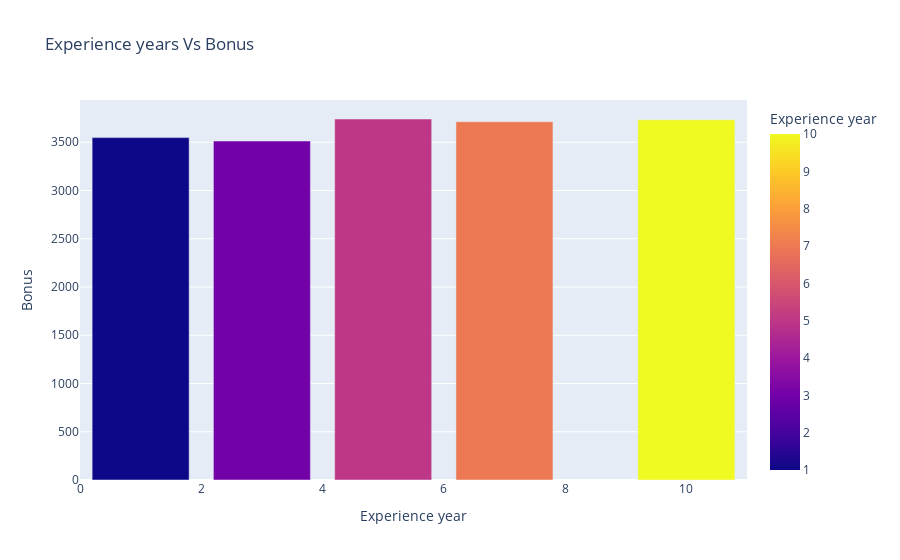

Notebook cell for this chart:
### Code cell
fig = px.bar(
    experience,
    x='experience_years',
    y='bonus',
    title='Experience years Vs Bonus',
    labels={'experience_years':'Experience year','bonus':'Bonus'},
    color='experience_years'
)
fig.show()

### Figure 1 — Plotly figure (JSON) as saved in the notebook; plotly's stock layout.template omitted (floating-point values rounded to 4 significant figures)
{"data": [{"hovertemplate": "Experience year=%{marker.color}<br>Bonus=%{y}<extra></extra>", "legendgroup": "", "marker": {"color": [1.0, 3.0, 5.0, 7.0, 10.0], "coloraxis": "coloraxis", "pattern": {"shape": ""}}, "name": "", "orientation": "v", "showlegend": false, "textposition": "auto", "type": "bar", "x": [1.0, 3.0, 5.0, 7.0, 10.0], "xaxis": "x", "y": [3548.0, 3513.0, 3741.0, 3713.0, 3733.0], "yaxis": "y"}], "layout": {"barmode": "relative", "coloraxis": {"colorbar": {"title": {"text": "Experience year"}}, "colorscale": [[0, "#0d0887"], [0.1111, "#46039f"], [0.2222, "#7201a8"], [0.3333, "#9c179e"], [0.4444, "#bd3786"], [0.5556, "#d8576b"], [0.6667, "#ed7953"], [0.7778, "#fb9f3a"], [0.8889, "#fdca26"], [1, "#f0f921"]]}, "legend": {"tracegroupgap": 0}, "title": {"text": "Experience years Vs Bonus"}, "xaxis": {"anchor": "y", "domain": [0, 1], "title": {"text": "Experience year"}}, "yaxis": {"anchor": "x", "domain": [0, 1], "title": {"text": "Bonus"}}}}
